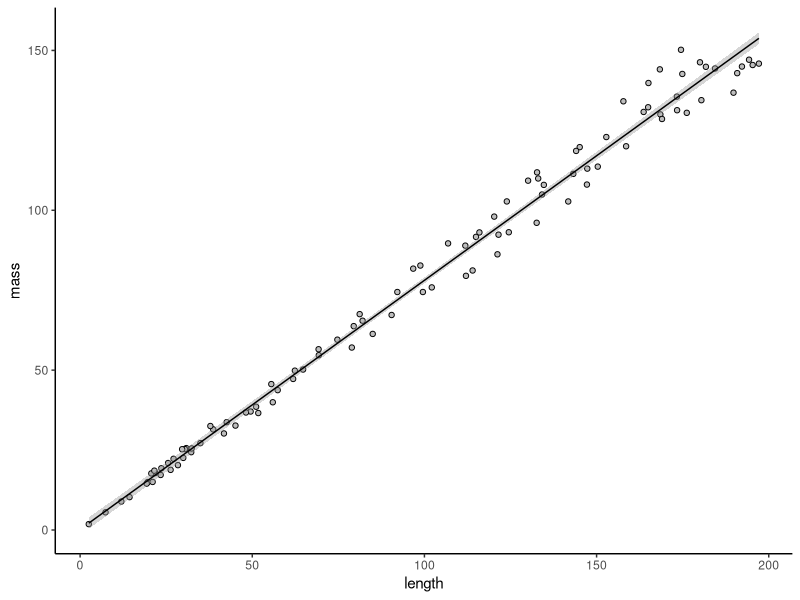
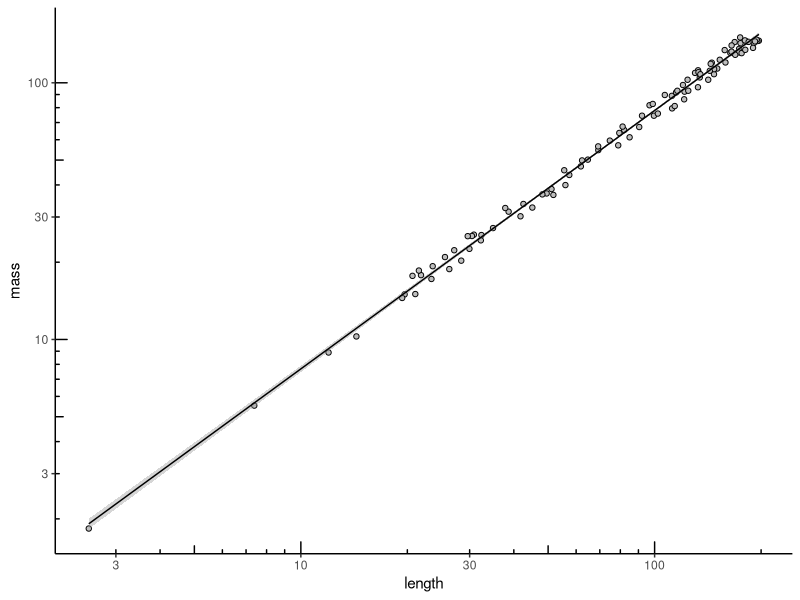
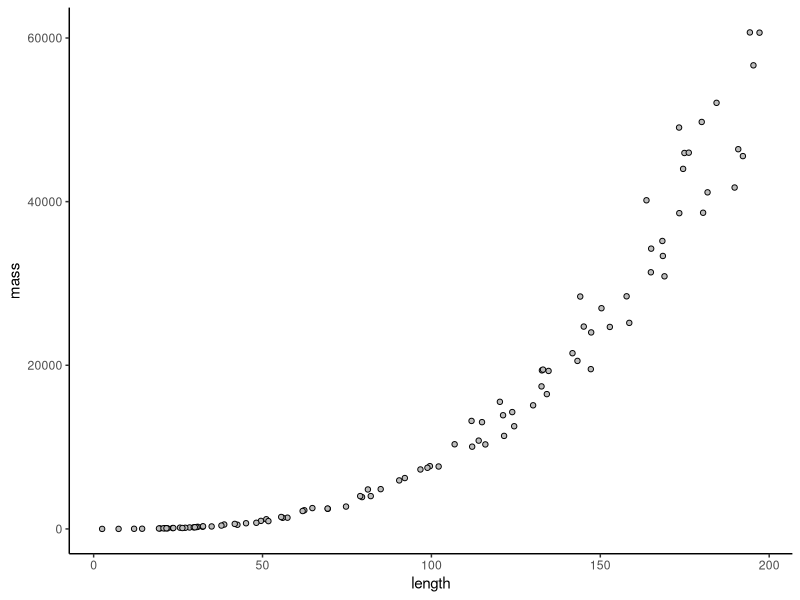
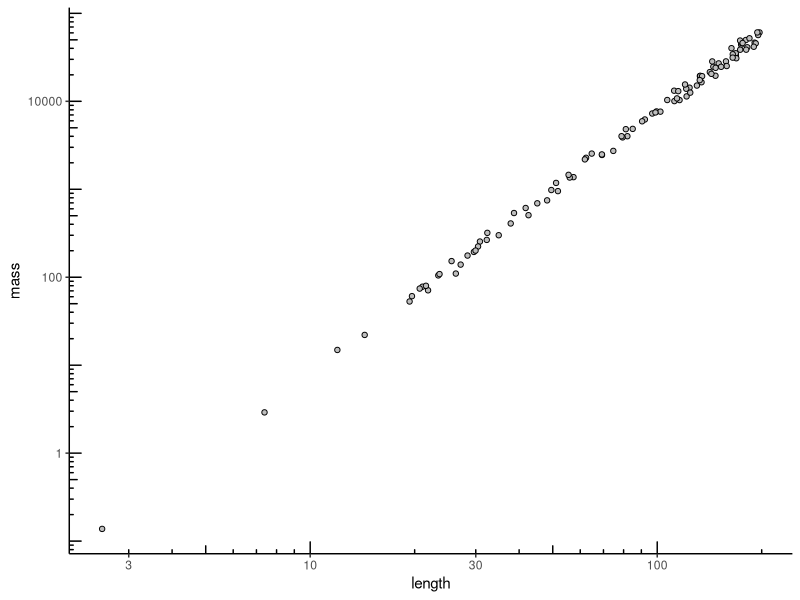
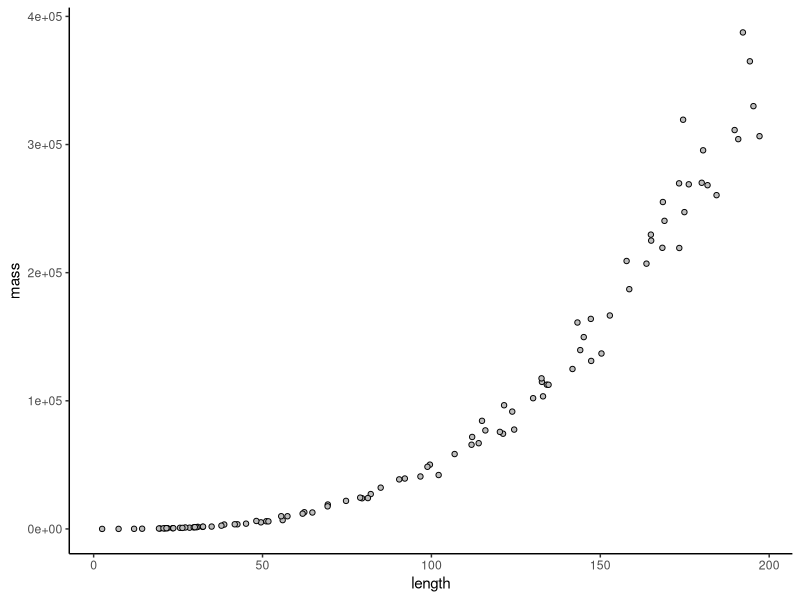
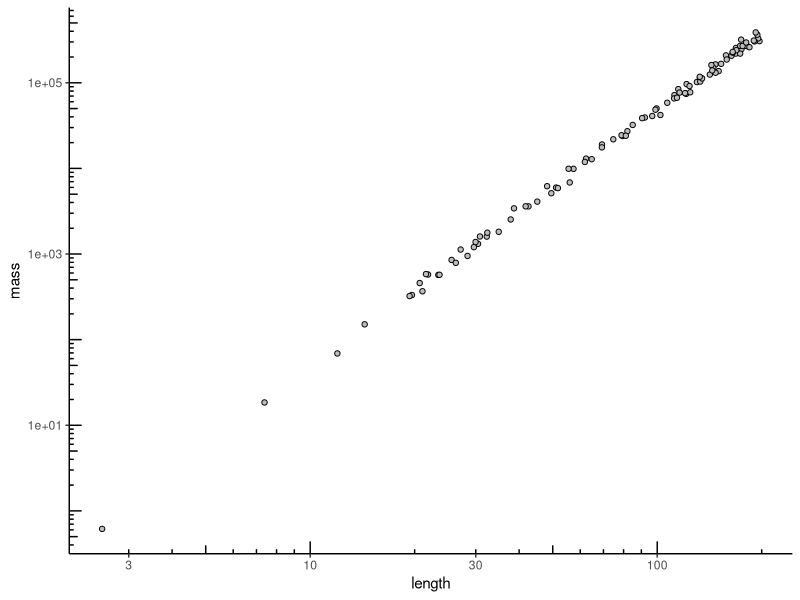
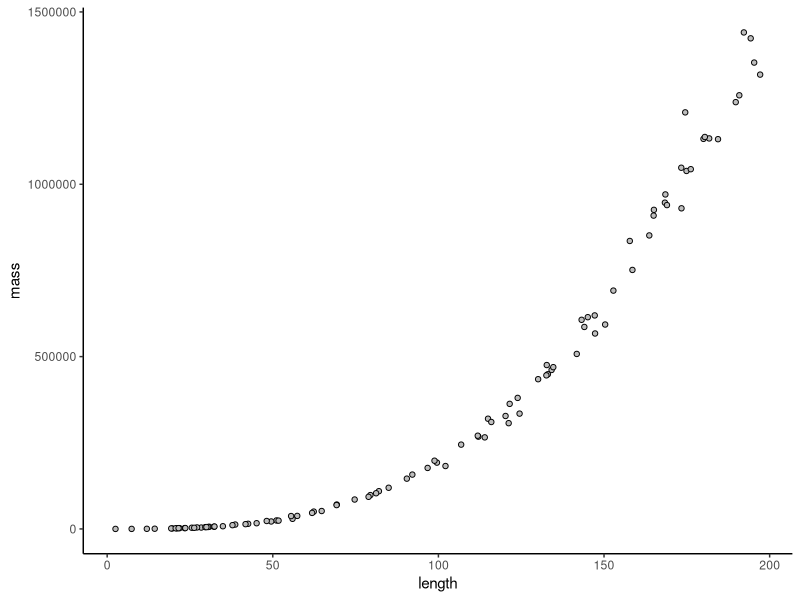
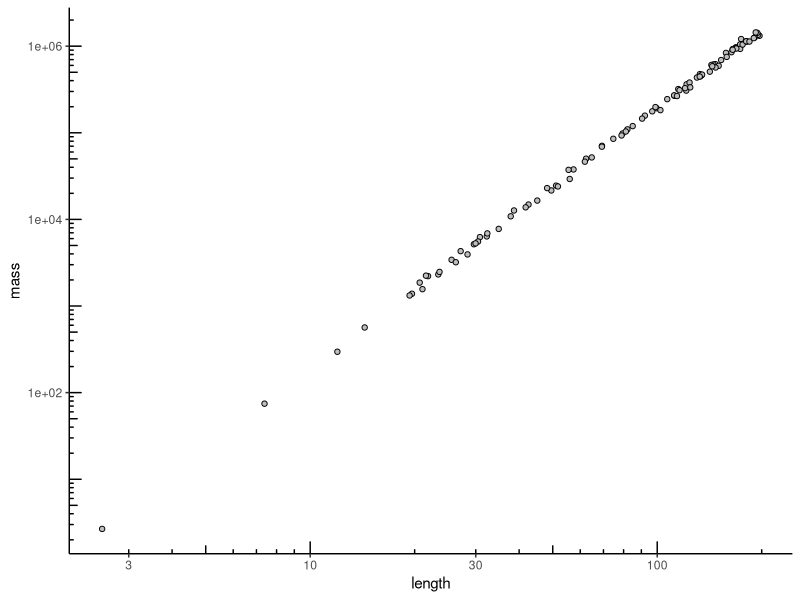

Here is the R script that generated these plots, in order:
## ---- chunk 1
library(tidyverse) #for graphing and wrangling
library(ggsci) #for colors
library(here) #to make the working directory stuff easier
## ---- chunk 2
#create a custom graphing theme to reduce repetition
theme <- list(
  theme_classic(),
  scale_color_jco(),
  scale_fill_jco(),
  scale_shape_manual(values=c(21:25)),
  theme(legend.title=element_blank(),
        legend.position="inside",
        legend.position.inside=c(0.2,0.8))
)

## ---- chunk 3
#normal distribution of lengths
lengths <- runif(n=100, min=1, max=200)

#i'm also modeling density as a distribution because i want some noise
density <- runif(n=100, min=0.9, max=1.1)

#create dataframe of volume
cylinders.df <- data.frame(length=lengths,
                           density=density) %>%
  mutate(height=1,
         width=1,
         volume=pi*(height/2)*(width/2)*length,
         mass=volume*density)

#check data structure
str(cylinders.df)

#relationship between length and mass
plot <- ggplot(cylinders.df, aes(length, mass))+
  theme+
  geom_point(shape=21, fill="grey")+
  geom_smooth(method="lm", color="black", linewidth=0.5)

plot

#add log axes to plot
plot +
  scale_y_log10()+
  scale_x_log10()+
  annotation_logticks()

#make a model
cylinders.lm <- lm(log(cylinders.df$mass)~(log(cylinders.df$length)))
summary(cylinders.lm)

slope1 <- coefficients(cylinders.lm)[2]
  
## ---- chunk 4
# code for cylindrical fish population 2

#relationship between width and height (nominally 0.1)
#I'm adding adding some noise for fun
width_factor <- runif(n=100, min=0.09, max=0.11)

cylinders.df <- cylinders.df %>%
  mutate(height=length*width_factor,
         width=height,
         volume=pi*(height/2)*(width/2)*length,
         mass=volume*density)

#make base plot
plot <- ggplot(cylinders.df, aes(length, mass))+
  theme+
  geom_point(shape=21, fill="grey")

#print the plot
plot

#make it log
plot + 
  scale_x_log10()+
  scale_y_log10()+
  annotation_logticks()

#make a model
cylinders.lm <- lm(log(cylinders.df$mass)~(log(cylinders.df$length)))
summary(cylinders.lm)

slope2 <- coefficients(cylinders.lm)[2]
  
## ---- chunk 5

#chonky fish
width_factor <- runif(n=100, min=0.23, max=0.27)

cylinders.df <- cylinders.df %>%
  mutate(height=length*width_factor,
         width=height,
         volume=pi*(height/2)*(width/2)*length,
         mass=volume*density)

#make base plot
plot <- ggplot(cylinders.df, aes(length, mass))+
  theme+
  geom_point(shape=21, fill="grey")

#print the plot
plot

#make it log
plot + 
  scale_x_log10()+
  scale_y_log10()+
  annotation_logticks()

#make a model
cylinders.lm <- lm(log(cylinders.df$mass)~(log(cylinders.df$length)))
summary(cylinders.lm)

#thin fish
cylinders.df <- cylinders.df %>%
  mutate(width=length*width_factor,
         height=length,
         volume=pi*(height/2)*(width/2)*length,
         mass=volume*density)

#make base plot
plot <- ggplot(cylinders.df, aes(length, mass))+
  theme+
  geom_point(shape=21, fill="grey")

#print the plot
plot

#make it log
plot + 
  scale_x_log10()+
  scale_y_log10()+
  annotation_logticks()

#make a model
cylinders.lm <- lm(log(cylinders.df$mass)~(log(cylinders.df$length)))
summary(cylinders.lm)


## ---- chunk 6
#nonlinear
cylinders.df <- cylinders.df %>%
  mutate(height=sqrt(length),
         volume=pi*(height/2)*(width/2)*length,
         mass=volume*density)

#make base plot
plot <- ggplot(cylinders.df, aes(length, mass))+
  theme+
  geom_point(shape=21, fill="grey")

#print the plot
plot

#make it log
plot + 
  scale_x_log10()+
  scale_y_log10()+
  annotation_logticks()

#make a model
cylinders.lm <- lm(log(cylinders.df$mass)~(log(cylinders.df$length)))
summary(cylinders.lm)

## ---- chunk 7
#change density from 1 to 2
cylinders.df$density <- runif(n=100, min=1.9, max=2.1)

cylinders.df <- cylinders.df %>%
  mutate(mass=volume*density)

#make base plot
plot <- ggplot(cylinders.df, aes(length, mass))+
  theme+
  geom_point(shape=21, fill="grey")

#print the plot
plot

#make it log
plot + 
  scale_x_log10()+
  scale_y_log10()+
  annotation_logticks()

#make a model
cylinders.lm <- lm(log(cylinders.df$mass)~(log(cylinders.df$length)))
summary(cylinders.lm)

## ---- chunk 8
#use the here package as an alternative to setwd()
df <- read.table(here("raw/labs/Lab 0 - pone.0156641.s002.csv"),
                 sep=",", header=TRUE)

str(df)
## ---- chunk 9
# subset the data to look at one species
# do the same length vs weight analysis as you did for the simulated cylinder data. You should show a plot (or two) and the model coefficients estimated with lm().

# analyze Cubera snapper
subset.df <- df %>%
  filter(name %in% c("Lutjanidae_Lutjanus_cyanopterus",
                     "Acanthuridae_Acanthurus_chirurgus",
                     "Lutjanidae_Lutjanus_mahogoni")) %>%
  mutate(common_name = factor(name, 
                              levels=c("Lutjanidae_Lutjanus_cyanopterus",
                                       "Acanthuridae_Acanthurus_chirurgus",
                                       "Lutjanidae_Lutjanus_mahogoni"),
                              labels=c("Cubera snapper",
                                       "Doctorfish",
                                       "Mahoney snapper")))

#make base plot
plot <- ggplot(subset.df, aes(length.mm, weight.g, 
                              fill=common_name,
                              shape=common_name))+
  theme+
  geom_point()+
  labs(x="Length (mm)",
       y="Weight (g)")

plot

plot + 
  scale_x_log10()+
  scale_y_log10()+
  annotation_logticks()+
  geom_smooth(aes(color=common_name), method="lm", se=FALSE, linewidth=0.5)

#make a model for species 1
lm1 <- lm(log(weight.g)~(log(length.mm)),
         data=subset(subset.df, common_name=="Cubera snapper"))
summary(lm1)

#make a model for species 2
lm2 <- lm(log(weight.g)~(log(length.mm)),
         data=subset(subset.df, common_name=="Doctorfish"))
summary(lm2)

#make a model for species 2
lm3 <- lm(log(weight.g)~(log(length.mm)),
         data=subset(subset.df, common_name=="Mahoney snapper"))
summary(lm3)


## ---- chunk 10

common_name <- c("Cubera snapper", "Doctorfish", "Mahoney snapper")

logA <- c(coefficients(lm1)[2],
          coefficients(lm2)[2],
          coefficients(lm3)[2])

B <- c(coefficients(lm1)[1],
       coefficients(lm2)[1],
       coefficients(lm3)[1])

observed.df <- data.frame(common_name=common_name, 
                          logA=logA, 
                          B=B) %>%
  mutate(type="Present")

actual.df <- data.frame(common_name=common_name,
                        logA=c(3.0601, 3.5328, 2.7190),
                        B=c(-4.8799, -5.9255, -4.0870))%>%
  mutate(type="Historical")

df <- bind_rows(observed.df, actual.df) %>%
  pivot_longer(cols=c("logA", "B"))

ggplot(df, aes(common_name, value, fill=type))+
  theme+
  geom_col(color="black", position="dodge")+
  facet_wrap(.~name, ncol=1, scales="free_y", strip.position = "left")+
  geom_hline(yintercept=0)+
  labs(x=NULL, y=NULL)+
  theme(strip.placement="outside",
        strip.background=element_blank(),
        legend.position="top")

